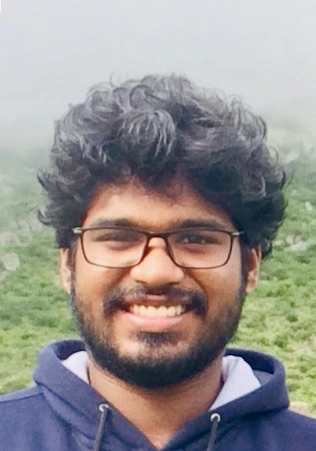
#> input picture nikhil.jpg, 316 x 451 px
$ jupyter execute --allow-errors 'Image Processing.ipynb'   (shell and % lines are left out)   (older library calls are emulated)
#> lines starting #> are read from the running program, lines starting #| are printed output that depends on the picture; after the words box and inside, x2 and y2 are one past the last pixel; in counts of white or black regions, pixels touching at a corner belong together
[cell 1]
from PIL import Image
from pylab import *
from matplotlib import pyplot as plt

[cell 2]
import medimage.preprocess.filters as check

#> (a cell that did not finish here is left out)

#> (a cell that did not finish here is left out)

[cell 5]
img=Image.open("nikhil.jpg")
#> img is the input picture: PIL image 316x451 RGB; mean R, G, B 149.9, 145.5, 142.5

[cell 6]
plt.imshow(img)

[cell 7]
img.save("temp.png")

Crop

[cell 8]
dim = (50,50,500,500) #Dimensions of the ROI
crop_img = img.crop(dim)
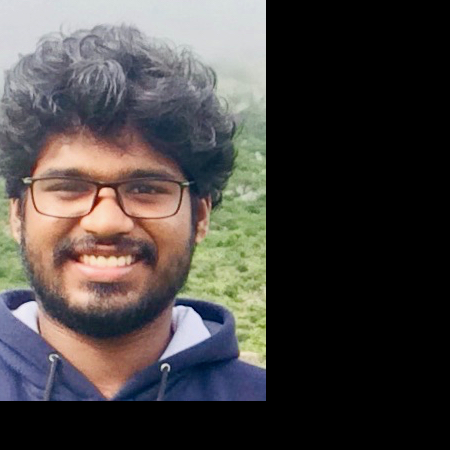
#> crop_img: PIL image 450x450 RGB; mean R, G, B 72.3, 67.9, 66.4

[cell 9]
plt.imshow(crop_img)

the pixel values of an RGB image and a grayscale

[cell 10]
img.getpixel((100,100))
#> Out = (125, 122, 131)

[cell 11]
img.convert("L").getpixel((100,100))
#> Out = 124

To convert an image from RGB color space to grayscale color space,

[cell 12]
grayscale = img.convert("L")

[cell 13]
plt.imshow(grayscale)

Geometrical transformation

[cell 14]
rotate_img = img.rotate(90)
plt.imshow(rotate_img)

Image enhancement

[cell 15]
from PIL import ImageEnhance

[cell 16]
enhancer = ImageEnhance.Brightness(img)

[cell 17]
new_enchance = enhancer.enhance(2)
new_enchance1 = enhancer.enhance(3)
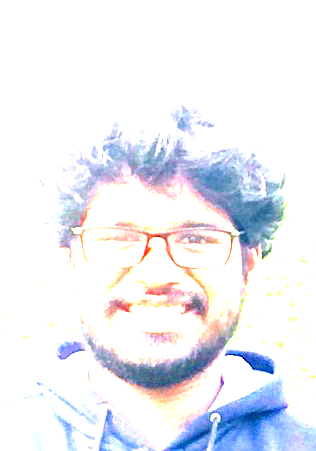
#> new_enchance1: PIL image 316x451 RGB; mean R, G, B 236.6, 238, 244.5

[cell 18]
plt.imshow(new_enchance)

[cell 19]
plt.imshow(new_enchance1)

Accessing pixels of an image

[cell 20]
img.getpixel((100,100))
#> Out = (125, 122, 131)

[cell 21]
img.putpixel((100,100),(20,230,145))

[cell 22]
img.getpixel((100,100))
#> Out = (20, 230, 145)

Introduction to scikit-image

[cell 23]
from skimage import io
img = io.imread("nikhil.jpg")
io.imshow("nikhil.jpg")
io.show()

Writing/saving an image:

[cell 24]
img = io.imread("nikhil.jpg")
io.imsave("new_image.jpg",img)

Data module:

[cell 25]
from skimage import data
io.imshow(data.camera())
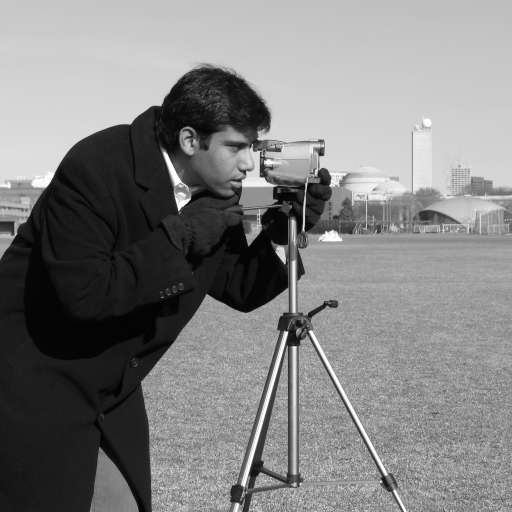
#> input picture skimage.data.camera(), 512 x 512 px
io.show()

[cell 26]
data=io.imshow(data.text())
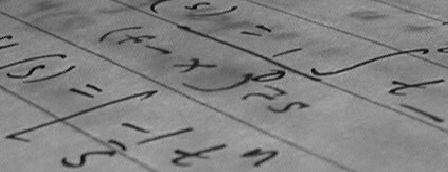
#> input picture skimage.data.text(), 448 x 172 px
io.show()

Color module:

[cell 27]
from skimage import io, color
gray = color.rgb2gray(img)
io.imshow(gray)
io.show()

#> (a cell that did not finish here is left out)

Draw module:

#> (a cell that did not finish here is left out)

Ellipses:

#> (a cell that did not finish here is left out)

Polygon

#> (a cell that did not finish here is left out)

Unit 2
Filters and Features

An image derivative is defined as the change in the pixel value of an image.

We can use finite difference methods to calculate the
derivatives such as forward difference, backward difference, and central difference. Finite
difference methods are defined as follows:

Forward difference:
f (x + 1) - f (x)

Backward difference:
f(x) – f(x-1)

Central difference:
f(x+1) – f(x-1)

Given an image matrix, we can find the derivative using another matrix called mask or
kernel. For example, the derivative masks for forward, backward, and central difference are
as follows:

[1 -1]

[-1 1]

[1 0 -1]

Understanding image filters

Gaussian blur
What this means is that when we create a kernel that follows a Gaussian distribution, the center pixel gets the most weight and its neighboring pixels get lesser weight when performing convolution. The pixel which has to be modified will have the highest weight in the kernel and the weight decreases for the pixels which are far away.

[cell 32]
from PIL import Image
from PIL import ImageFilter
img = Image.open("nikhil.jpg")
print(img)
#| <PIL.JpegImagePlugin.JpegImageFile image mode=RGB size=316x451 at 0x7F6C96698710>
blur_img = img.filter(ImageFilter.GaussianBlur(1))
plt.imshow(blur_img)

[cell 33]
from skimage import io
from skimage import filters
img = io.imread("nikhil.jpg")
out = filters.gaussian(img, sigma=5)
io.imshow(out)
io.show()

Median filter

This is a very simple filter that returns the median value from the pixel and its neighbors.

[cell 34]
from PIL import Image
from PIL import ImageFilter
img = Image.open("nikhil.jpg")
blur_img = img.filter(ImageFilter.MedianFilter(7))
plt.imshow(blur_img)

Dilation and erosion

Consider a scenario where you have two objects in
an image and they are really close by, and you do want your algorithm to assume that they
are the same object. Hence you shrink both the objects to mark a clear distinction between
the two objects. Another use case of erosion is to remove noise from the image. Erosion
might not be the best option to remove all kinds of noise

[cell 35]
from skimage import morphology
from skimage import io

eroded_img = morphology.binary_erosion(gray)
#> eroded_img: shape (451, 316) bool; every value is 1
io.imshow(eroded_img)
io.show()

Dilation
Dilation is just the opposite of erosion. While in erosion we shrunk parts of the image, here
we try to expand the parts of the image. Dilation finds its use in situations where we want
to magnify small details of the image.

[cell 36]
from skimage import morphology
from skimage import io
#img = io.imread('image.png')
dilated_img = morphology.binary_dilation(gray)
io.imshow(dilated_img)
io.show()

Custom filters

[cell 37]
from PIL import ImageFilter
kernel = ImageFilter.Kernel((3,3), [1,2,3,4,5,6,7,8,9])

[cell 38]
from PIL import Image
from PIL import ImageFilter
img = Image.open("nikhil.jpg")
img = img.convert("L")
new_img = img.filter(ImageFilter.Kernel((3,3),[1,0,-1,5,0,-5,1,0,1]))
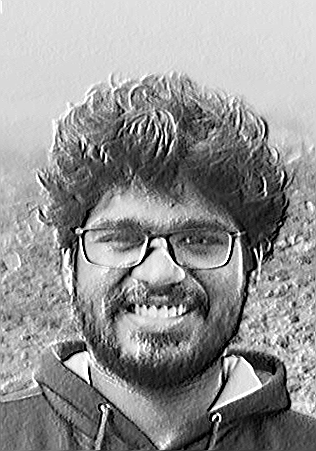
#> new_img: PIL image 316x451 L; min 0, max 255, mean 147.2
plt.imshow(new_img)

Image thresholding

Thresholding in image processing means to update the color value of a pixel to either white
or black according to a threshold value. If the pixel value is greater than the threshold
value, then set the pixel to WHITE, otherwise set it to BLACK. There are variations to
thresholding as well. One of them is inverse thresholding, where we flip greater than to
lesser than and everything else remains the same.

[cell 39]
from skimage.filters import threshold_otsu, threshold_adaptive
from skimage.io import imread, imsave
from skimage.color import rgb2gray
img = imread('nikhil.jpg')
img = rgb2gray(img)
thresh_value = threshold_otsu(img)
#> thresh_value = 0.542
thresh_img = img > thresh_value
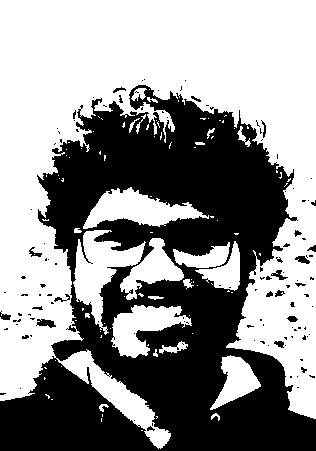
#> thresh_img: shape (451, 316) bool; 57% white; 121 black regions (99 under 20 px), largest, box (x1, y1, x2, y2) and area: (0, 85, 316, 451) 59976, (36, 319, 56, 328) 111, (295, 256, 310, 264) 73

[cell 40]
plt.imshow(thresh_img)

Edge detection
Sobel edge detector

[cell 41]
from skimage import io
from skimage import filters
from skimage import color
img = io.imread("nikhil.jpg")
img = color.rgb2gray(img)
edge = filters.sobel(img)
io.imshow(edge)
io.show()

Canny edge detector
The Canny edge detector is another very important algorithm. It also uses the concept of
gradients like in the Sobel edge detector, but in Sobel we only considered the magnitude of
the gradient. In this we will also use the direction of the gradient to find the edges.
This algorithm has four major steps:

1. Smoothing: In this step, the Gaussian filter is applied to the image to reduce the noise in the image.

2. Finding the gradient: After removing the noise, the next step is to find the gradient magnitude and direction by calculating the x-derivative and y-derivative. The direction is important, as the gradient is always perpendicular to the edge. Therefore, if we know the direction of the gradient, we can find the direction of the edges as well.

3. Nonmaximal suppression: In this step, we check whether the gradient calculated is the maximum among the neighboring points lying in the positive and negative direction of the gradient; that is, whether it is the local maxima in the direction of the gradient. If it is not the local maxima, then that point is not part of an edge.

4. Thresholding: In this algorithm, we use two threshold values--the high threshold and low threshold, unlike in Sobel where we just used one threshold value. This is called hysteresis thresholding. Let's understand how this works. We select all the edge points, which are above the high threshold and then we see if there are neighbors of these points which are below the high threshold but above the low threshold; then these neighbors will also be part of that edge. But if all the points of an edge are below the high threshold, then these points will not be selected.

[cell 42]
from skimage import io
from skimage import feature
from skimage import color
img = io.imread("nikhil.jpg")
img = color.rgb2gray(img)
edge = feature.canny(img,1)
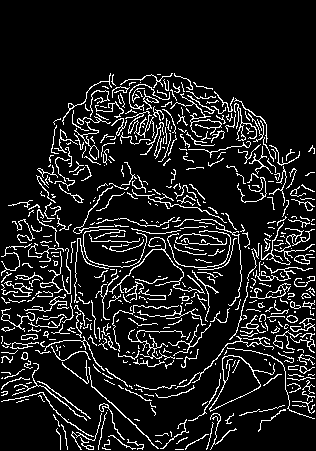
#> edge: shape (451, 316) bool; 11.3% white in thin lines or dots, all inside (x1, y1, x2, y2) = (1, 73, 315, 450)
io.imshow(edge)
io.show()

Segmentation - Understanding Images Better

Contour detection
Let's start with one of the easiest techniques of segmentation—contours. Simply put,contours are nothing but boundaries of objects in an image. Say, for example, you have different types of bottles in an image and you want to segment out each one of them.
The contour detection algorithm will try to trace out the boundaries for each bottle and form a closed loop. Each closed loop in the image represents a contour. You might wonder, aren't contours similar to edges? There is a very subtle difference between them—contours always form closed loops whereas edges can remain open. A contour detection algorithm will try to
group edges together that will result in a closed loop.

[cell 43]
from skimage import measure
from skimage.io import imread
from skimage.color import rgb2gray
from skimage.filters import sobel
import matplotlib.pyplot as plt
#Read an image
img = imread('nikhil.jpg')
#Convert the image to grayscale
img_gray = rgb2gray(img)
#Find edges in the image
img_edges = sobel(img_gray)
#Find contours in the image
contours = measure.find_contours(img_edges, 0.2)
#> contours = 160 point arrays, longest 335 points
# Display the image and plot all contours found
fig, ax = plt.subplots()
ax.imshow(img_edges, interpolation='nearest', cmap=plt.cm.gray)
for n, contour in enumerate(contours):
    ax.plot(contour[:, 1], contour[:, 0], linewidth=3)
ax.axis('image')
ax.set_xticks([])
ax.set_yticks([])
plt.show()

The Watershed algorithm
We find out the local gradients of the image. By doing so, we will identify all the
local minimums in our images. These local minimums will give us an approximate idea of
where the objects could possibly be located. In technical terms, these local minimums are
called markers. We assign each marker with a unique color and then start filling these
colors until we reach the boundary of an adjacent marker.

1. Read the image that you want to segment.
2. Convert it into grayscale (only if it is not in grayscale already).
3. Convert the image pixel values to unsigned int using the img_as_ubyte()
function. This is because the gradient function expects the image in a certain
format.
4. Calculate the local gradients of the image.
5. Apply the Watershed algorithm.

[cell 44]
from scipy import ndimage as ndi
from skimage.morphology import watershed, disk
from skimage import data
from skimage.io import imread
from skimage.filters import rank
from skimage.color import rgb2gray
from skimage.util import img_as_ubyte
#img = data.astronaut()
img = imread('nikhil.jpg')
img_gray = rgb2gray(img)
image = img_as_ubyte(img_gray)
#Calculate the local gradients of the image
#and only select the points that have a
#gradient value of less than 20
markers = rank.gradient(image, disk(5)) < 20
#> markers: shape (451, 316) bool; 29.7% white; 115 white regions (80 under 20 px), largest, box (x1, y1, x2, y2) and area: (0, 0, 316, 227) 34231, (0, 401, 57, 451) 1585, (187, 170, 271, 235) 1466
markers = ndi.label(markers)[0]
#> markers: shape (451, 316) int32; 158 distinct labels, from 0 to 157
gradient = rank.gradient(image, disk(2))
#Watershed Algorithm
labels = watershed(gradient, markers)
#> labels: shape (451, 316) int32; 157 distinct labels, from 1 to 157

plt.imshow(labels)

Superpixels

Images are always dealt with by the granularity of a pixel. But this can sometimes be
computationally expensive. You do not always want to iterate through all the pixels in the
image. As an attempt to remove redundancy in the pixels of an image, we try to combine
pixels closer to each other that have the same color value into a cluster and then call those
clusters superpixels. The advantage of doing this is that now instead of going through a few
pixels we just go through one superpixel, which is nothing but a combination of these
pixels.

[cell 45]
from skimage import segmentation, color
from skimage.io import imread
from skimage.future import graph
from matplotlib import pyplot as plt
img = imread('nikhil.jpg')
img_segments = segmentation.slic(img, compactness=20, n_segments=500)
#> img_segments: shape (451, 316) int64; 495 distinct labels, from 1 to 495
superpixels = color.label2rgb(img_segments, img, kind='avg')
plt.imshow(superpixels)

As we can see in the output, pixels that were of a similar color and close to each other were
clustered together into one blob of mean color. Each of these blobs are called superpixels.
Superpixels are used as the starting point for many image segmentation algorithms as they
increase the efficiency of the algorithms.

Normalized graph cut
The following is a step-by-step explanation of the implementation using scikit-image:
1. Read the image.
2. Perform k-means clustering over color values. In our implementation, we use the
SLIC method for clustering.
3. Using the clustered pixels from the previous step, we create a weighted graph
over these clusters. The weight of each edge is determined by how similar two
regions are.
4. We apply the normalized graph cut technique over the graph obtained in the last
step.

[cell 46]
from skimage import data, segmentation, color
from skimage.io import imread
from skimage import data
from skimage.future import graph
img = imread('nikhil.jpg')
#img = data.astronaut()
img_segments = segmentation.slic(img, compactness=30, n_segments=200)
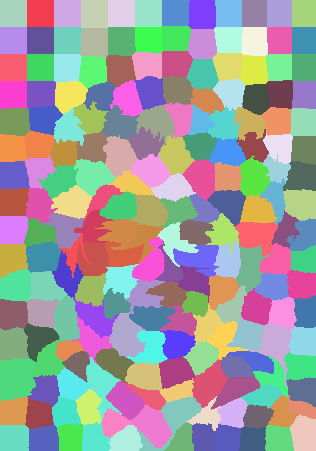
#> img_segments: shape (451, 316) int64; 199 distinct labels, from 1 to 199; one colour per label, 0 black
out1 = color.label2rgb(img_segments, img, kind='avg')
segment_graph = graph.rag_mean_color(img, img_segments, mode='similarity')
img_cuts = graph.cut_normalized(img_segments, segment_graph)
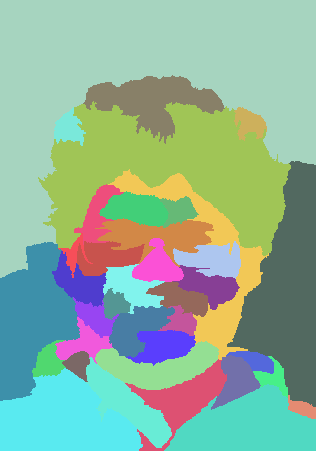
#> img_cuts: shape (451, 316) int64; 37 distinct labels, from 1 to 179; one colour per label, 0 black
normalized_cut_segments = color.label2rgb(img_cuts, img, kind='avg')
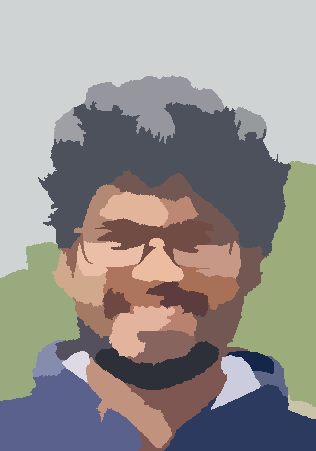
#> normalized_cut_segments: shape (451, 316, 3); mean R, G, B 149.4, 145, 142
plt.imshow(normalized_cut_segments)

Integrating Machine Learning with Computer Vision

[cell 47]
import sklearn

[cell 48]
from keras.models import Sequential
from keras.layers.convolutional import Convolution2D, MaxPooling2D
from keras.layers.core import Activation, Flatten, Dense
from keras.optmizers import SGD
from keras.utils import np_utils
from sklearn import datasets
#Config values
num_classes=9
img_depth=1
img_height=28
img_width=28
#Creating the LeNet model
#> (the rest of this cell did not finish here and is left out)

[cell 49]
import cv2
img = cv2.imread("nikhil.jpg")
#> img: shape (451, 316, 3)
img2 = img[:,:,::-1]
#cv2.imshow("img",img)
plt.imshow(img2)

[cell 50]
import cv2
img = cv2.imread("nikhil.jpg")
img2 = cv2.cvtColor(img,cv2.COLOR_BGR2RGB)
gray = cv2.cvtColor(img2, cv2.COLOR_BGR2GRAY)
cv2.imwrite("gray_image.jpg", gray)
cv2.imshow("image",gray)
plt.imshow(gray)
